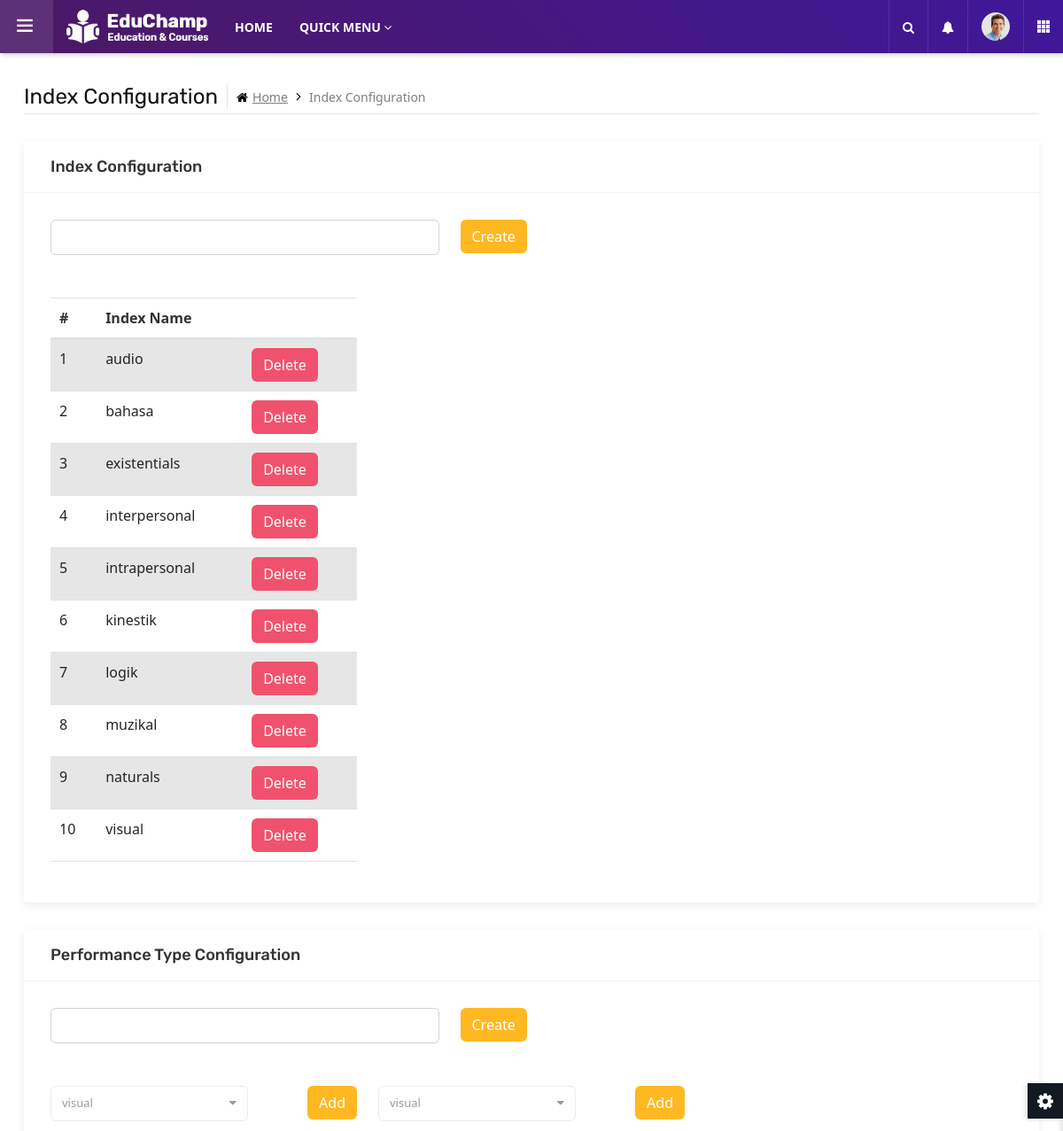
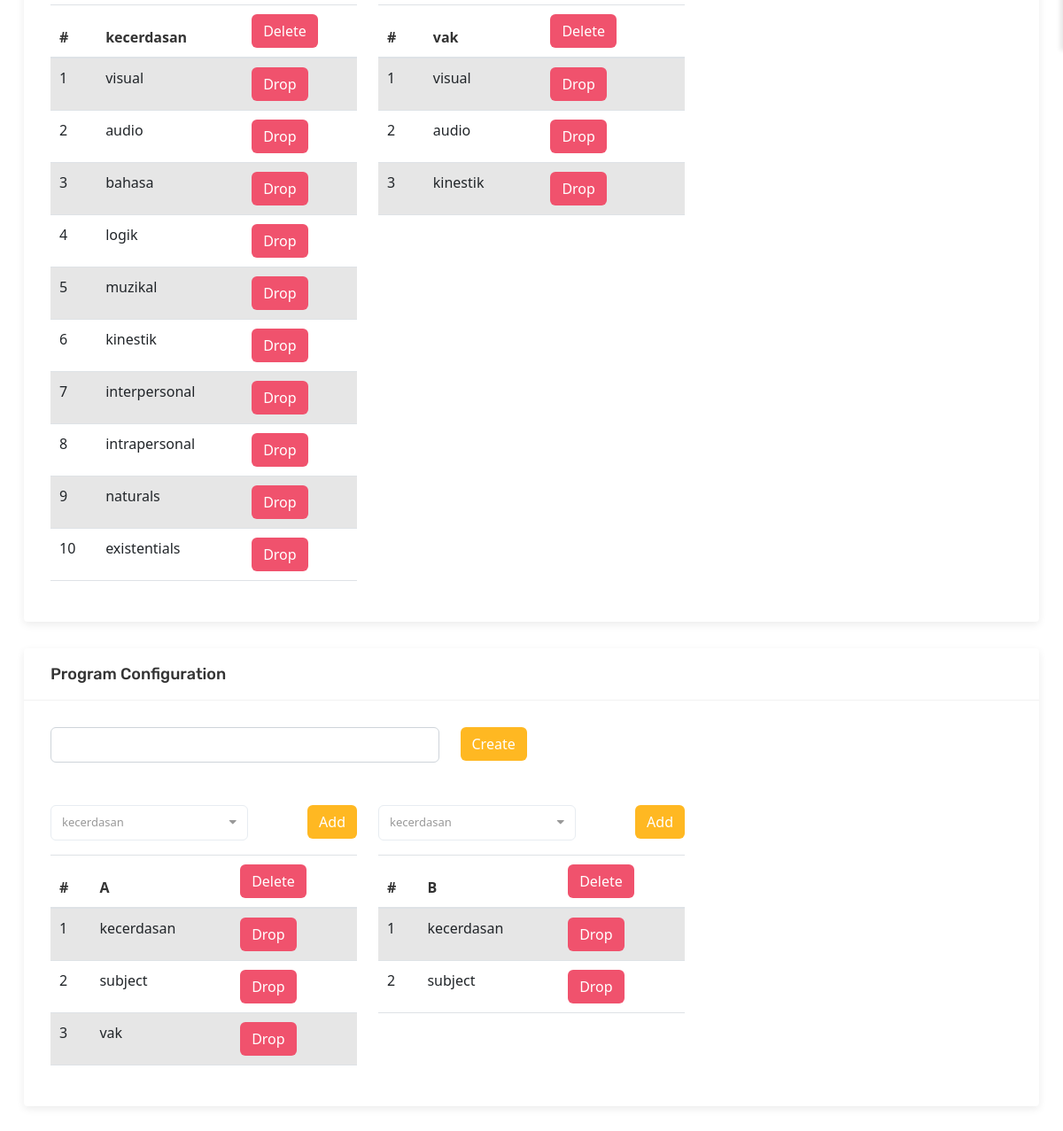
/adminIndexConf.php (signed in), run on the app's committed database (2 pictures, top to bottom).
### tables this page shows
CREATE TABLE `indexsubject` (
  `iName` varchar(20) NOT NULL
);

CREATE TABLE `performtype` (
  `ptName` varchar(20) NOT NULL,
  `ptDesc` varchar(255) NOT NULL
);

CREATE TABLE `indexperformance` (
  `iPerID` int(11) NOT NULL,
  `iName` varchar(20) NOT NULL,
  `iType` varchar(20) NOT NULL
);

CREATE TABLE `performbased` (
  `pbID` int(11) NOT NULL,
  `pIName` int(11) NOT NULL,
  `ptName` varchar(20) NOT NULL
);

CREATE TABLE `program` (
  `prgName` varchar(50) NOT NULL,
  `prgDesc` varchar(255) NOT NULL
);

CREATE TABLE `prgperform` (
  `ptName` varchar(20) NOT NULL,
  `prgName` varchar(50) NOT NULL
);

### adminIndexConf.php (the view, shortened to what this page needs)
<?php
include "dbconnect.php"
?>
	<main class="ttr-wrapper">
		<div class="container-fluid">
			<div class="db-breadcrumb">
				<h4 class="breadcrumb-title">Index Configuration</h4>
				<ul class="db-breadcrumb-list">
					<li><a href="#"><i class="fa fa-home"></i>Home</a></li>
					<li>Index Configuration</li>
				</ul>
			</div>
			<div class="row">
                <div class="col-lg-12 m-b30">
					<div class="widget-box">
						<div class="wc-title">
							<h4>Index Configuration</h4>
						</div>
						<div class="widget-inner">
                            <form method = "post" action = "indexConfProcess.php" id = "pICreate">
                                <div class = "row">
                                    <div class = "col-5"><input type = "text" name = "pIName" class = "form-control"></div>
                                    <div class = "col-2"><input type = "submit" value = "Create" name = "operation" class = "btn yellow"></div>
                                </div>
                            </form>
                            <div class = "row">
                                <div class = 'col-4 mt-5'>
                                    <table class = 'table table-striped table-hover'>
                                        <thead>
                                            <tr>
                                            <th>#</th>
                                            <th>Index Name</th>
                                            <th></th>
                                            </tr>
                                        </thead>
                                        <tbody>
                                <?php
                                    $query = "SELECT * FROM indexSubject";
                                    $result = mysqli_query($con, $query);
                                    $count = 1;
                                    $countStd = 0;
                                    while( $row = mysqli_fetch_array($result) ){
                                        echo"
                                            <tr>
                                            <td>$count</td>
                                            <td>$row[iName]</td>
                                            <td>
                                                <form method = 'post' action = 'indexConfProcess.php' id = 'pIDelete' class = 'delete-indexConf'>
                                                    <input type = 'hidden' name = 'pIName' value = '$row[iName]'>
                                                    <input class = 'operation' type = 'hidden' name = 'operation'>
                                                    <button type = 'button' class = 'btn red' onclick = 'deleteIndex($countStd)'>Delete</button>
                                                </form>
                                            </td>
                                            </tr>
                                        ";
                                        $countStd +=1;
                                        $count +=1;
                                    }
                                ?>
                                </tbody>
                                </table>
                                </div>
                            </div>
						</div>
					</div>
				</div>
				<div class="col-lg-12 m-b30">
					<div class="widget-box" id = 'ptypeConf'>
						<div class="wc-title">
							<h4>Performance Type Configuration</h4>
						</div>
						<div class="widget-inner">
                            <form method = "post" action = "ptConfProcess.php" id = "ptAdd">
                                <div class = "row">
                                    <div class = "col-5"><input type = "text" name = "ptName" class = "form-control"></div>
                                    <div class = "col-2"><input type = "submit" value = "Create" name = "operation" class = "btn yellow"></div>
                                </div>
                            </form>
                            <div class = "row">
                                <?php
                                    $query = "SELECT * FROM PerformType WHERE ptName != 'subject'";
                                    $result = mysqli_query($con, $query);
                                    $countStd = 0;
                                    while( $row = mysqli_fetch_array($result) ){
                                    echo"
                                        <div class = 'col-4 mt-5'>
                                        <form method = 'post' action = 'ptConfProcess.php' id = 'ptSelect'>
                                        <div class = 'row mb-3'>
                                            <div class = 'col-8'>
                                                <select name = 'pIName' class = 'form-control'>
                                    ";
                                        $queryI = "SELECT * FROM indexPerformance";
                                        $resultI = mysqli_query($con, $queryI);
                                        while( $rowI = mysqli_fetch_array($resultI) ){
                                        echo"
                                            <option value = '$rowI[iPerID]'> $rowI[iName]</option>
                                        ";
                                        }
                                    echo"
                                                </select>
                                            </div>
                                            <input type = 'hidden' name = 'ptName' value = '$row[ptName]' >
                                            <div class = 'col-4'><input type = 'submit' value = 'Add' name = 'operation' class = 'btn yellow pull-right'></div>
                                        </div>
                                        </form>
                                        <table class = 'table table-striped table-hover'>
                                        <thead>
                                            <tr>
                                            <th>#</th>
                                            <th>$row[ptName]</th>
                                            <th>
                                                <form method = 'post' action = 'ptConfProcess.php' id = 'ptDelete' class = 'performDeleteForm'>
                                                    <input type = 'hidden' name = 'ptName' value = '$row[ptName]'>
                                                    <input name = 'operation' type = 'hidden' value = 'Delete'>
                                                    <button type = 'button' class = 'btn red' onclick = 'deletePerform($countStd)'>Delete</button>
                                                </form>
                                            </th>
                                            </tr>
                                        </thead>
                                        <tbody>
                                    ";
                                        $countStd +=1;
                                        $queryIndex = "SELECT * FROM PerformBased as pb JOIN indexPerformance as ip ON iPerID = pIName AND ptName = '$row[ptName]'";
                                        $resultIndex = mysqli_query($con, $queryIndex);
                                        $count = 1;
                                        while( $rowIndex = mysqli_fetch_array($resultIndex) ){
                                        echo"
                                            <tr>
                                            <td>$count</td>
                                            <td>$rowIndex[iName]</td>
                                            <td>
                                                <form method = 'post' action = 'ptConfProcess.php' id = 'ptDrop'>
                                                    <input type = 'hidden' name = 'ptName' value = '$row[ptName]'>
                                                    <input type = 'hidden' name = 'pIName' value = '$rowIndex[pIName]'>
                                                    <input type = 'submit' name = 'operation' value = 'Drop' class = 'btn red'>
                                                </form>
                                            </td>
                                            </tr>
                                        ";
                                        $count +=1;
                                        }
                                    echo"
                                        </tbody>
                                        </table>
                                        </div>
                                    " ;
                                    }
                                ?>
                            </div>
						</div>
					</div>
				</div>
                <div class="col-lg-12 m-b30">
					<div class="widget-box" id = 'prgConf'>
						<div class="wc-title">
							<h4>Program Configuration</h4>
						</div>
						<div class="widget-inner">
                            <form method = "post" action = "prgConfProcess.php" id = "prgCreate">
                                <div class = "row">
                                    <div class = "col-5"><input type = "text" name = "prgName" class = "form-control"></div>
                                    <div class = "col-2"><input type = "submit" value = "Create" name = "operation" class = "btn yellow"></div>
                                </div>
                            </form>
                            <div class = "row">
                                <?php
                                    $query = "SELECT * FROM Program";
                                    $result = mysqli_query($con, $query);
                                    $countStd = 0;
                                    while( $row = mysqli_fetch_array($result) ){
                                    echo"
                                        <div class = 'col-4 mt-5'>
                                        <form method = 'post' action = 'prgConfProcess.php' id = 'prgSelect'>
                                        <div class = 'row mb-3'>
                                            <div class = 'col-8'>
                                                <select name = 'ptName' class = 'form-control'>
                                    ";
                                        $queryPt = "SELECT * FROM PerformType";
                                        $resultPt = mysqli_query($con, $queryPt);
                                        while( $rowPt = mysqli_fetch_array($resultPt) ){
                                        echo"
                                            <option value = '$rowPt[ptName]'> $rowPt[ptName]</option>
                                        ";
                                        }
                                    echo"
                                                </select>
                                            </div>
                                            <input type = 'hidden' name = 'prgName' value = '$row[prgName]' >
                                            <div class = 'col-4'><input type = 'submit' value = 'Add' name = 'operation' class = 'btn yellow pull-right'></div>
                                        </div>
                                        </form>
                                        <table class = 'table table-striped table-hover'>
                                        <thead>
                                            <tr>
                                            <th>#</th>
                                            <th>$row[prgName]</th>
                                            <th>
                                                <form method = 'post' action = 'prgConfProcess.php' id = 'prgDelete' class = 'prgDeleteForm'>
                                                    <input type = 'hidden' name = 'prgName' value = '$row[prgName]'>
                                                    <input type = 'hidden' name = 'operation' value = 'Delete'>
                                                    <button type = 'button' class = 'btn red' onclick = 'deleteProgram($countStd)'>Delete</button>
                                                </form>
                                            </th>
                                            </tr>
                                        </thead>
                                        <tbody>
                                    ";
                                        $queryPP= "SELECT * FROM prgPerform WHERE prgName =  '$row[prgName]'";
                                        $resultPP = mysqli_query($con, $queryPP);
                                        $count = 1;
                                        while( $rowPP = mysqli_fetch_array($resultPP) ){
                                        echo"
                                            <tr>
                                            <td>$count</td>
                                            <td>$rowPP[ptName]</td>
                                            <td>
                                                <form method = 'post' action = 'prgConfProcess.php' id = 'prgDrop'>
                                                    <input type = 'hidden' name = 'prgName' value = '$row[prgName]'>
                                                    <input type = 'hidden' name = 'ptName' value = '$rowPP[ptName]'>
                                                    <input type = 'submit' name = 'operation' value = 'Drop' class = 'btn red'>
                                                </form>
                                            </td>
                                            </tr>
                                        ";
                                        $count +=1;
                                        }
                                    echo"
                                        </tbody>
                                        </table>
                                        </div>
                                    " ;
                                    $countStd +=1;
                                    }
                                ?>
                            </div>
						</div>
					</div>
				</div>
			</div>
		</div>
	</main>
</body>
</html>

### data on the page
indexsubject: iName "audio"
indexsubject: iName "bahasa"
indexsubject: iName "existentials"
indexsubject: iName "interpersonal"
indexsubject: iName "intrapersonal"
indexsubject: iName "kinestik"
indexsubject: iName "logik"
indexsubject: iName "muzikal"
indexsubject: iName "naturals"
indexsubject: iName "visual"
performtype: ptName "kecerdasan"
indexperformance: iName "visual"
performbased: pIName.iName "visual"
performbased: pIName.iName "audio"
performbased: pIName.iName "bahasa"
performbased: pIName.iName "logik"
performbased: pIName.iName "muzikal"
performbased: pIName.iName "kinestik"
performbased: pIName.iName "interpersonal"
performbased: pIName.iName "intrapersonal"
performbased: pIName.iName "naturals"
performbased: pIName.iName "existentials"
performtype: ptName "vak"
performbased: pIName.iName "visual"
performbased: pIName.iName "audio"
performbased: pIName.iName "kinestik"
program: prgName "A"
prgperform: ptName "kecerdasan"
prgperform: ptName "subject"
prgperform: ptName "vak"
program: prgName "B"
prgperform: ptName "kecerdasan"
prgperform: ptName "subject"
